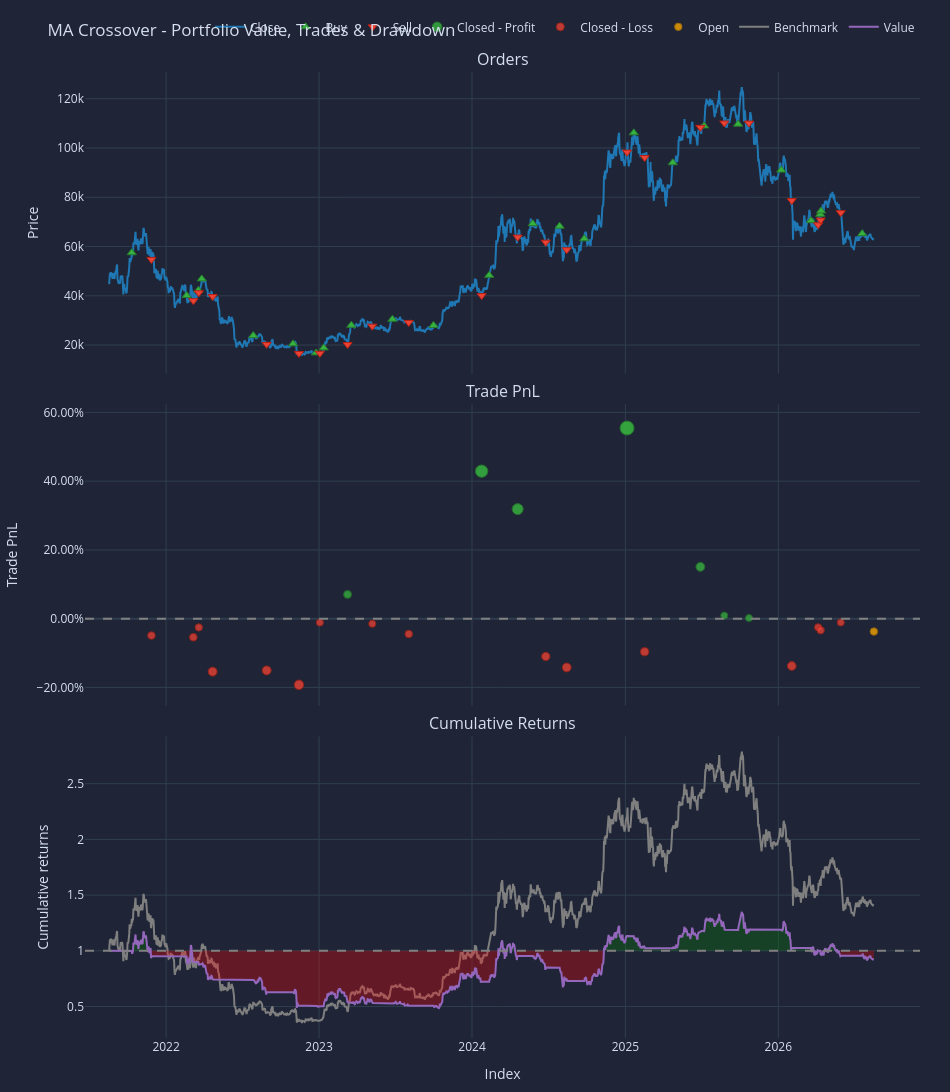

The notebook cell this image was saved under:
### Code cell
pf_ma.plot(title="MA Crossover - Portfolio Value, Trades & Drawdown").show()

### Figure 1 — Plotly figure (JSON) as saved in the notebook; plotly's stock layout.template omitted (floating-point values rounded to 4 significant figures; data arrays with more than 128 entries replaced by an {"elided": "..."} marker saying what was removed)
{"data": [{"legendgroup": "0", "line": {"color": "#1f77b4"}, "name": "Close", "showlegend": true, "type": "scatter", "x": {"elided": "1826 str values"}, "xaxis": "x", "y": {"elided": "1826 float values"}, "yaxis": "y"}, {"customdata": [[0.0, 0.1738, 9.99], [2.0, 0.2369, 9.5], [4.0, 0.2128, 8.986], [6.0, 0.1869, 8.757], [8.0, 0.3106, 7.409], [10.0, 0.307, 6.293], [12.0, 0.302, 5.083], [14.0, 0.2665, 5.025], [16.0, 0.1917, 5.379], [18.0, 0.1738, 5.298], [20.0, 0.1808, 5.062], [22.0, 0.1497, 7.232], [24.0, 0.1376, 9.534], [26.0, 0.1243, 8.487], [28.0, 0.1153, 7.283], [30.0, 0.1066, 11.32], [32.0, 0.1088, 10.23], [34.0, 0.108, 11.77], [36.0, 0.1083, 11.87], [38.0, 0.1307, 11.9], [40.0, 0.1455, 10.26], [42.0, 0.1369, 10.0], [44.0, 0.1298, 9.663], [46.0, 0.1465, 9.555]], "hovertemplate": "Order Id: %{customdata[0]}<br>Timestamp: %{x}<br>Price: %{y}<br>Size: %{customdata[1]:.6f}<br>Fees: %{customdata[2]:.6f}", "legendgroup": "1", "marker": {"color": "#37B13F", "line": {"color": "rgb(38,123,44)", "width": 1}, "size": 8, "symbol": "triangle-up"}, "mode": "markers", "name": "Buy", "type": "scatter", "x": ["2021-10-11T00:00:00.000000000", "2022-02-19T00:00:00.000000000", "2022-03-19T00:00:00.000000000", "2022-03-27T00:00:00.000000000", "2022-07-28T00:00:00.000000000", "2022-10-31T00:00:00.000000000", "2022-12-25T00:00:00.000000000", "2023-01-12T00:00:00.000000000", "2023-03-19T00:00:00.000000000", "2023-06-25T00:00:00.000000000", "2023-10-01T00:00:00.000000000", "2024-02-11T00:00:00.000000000", "2024-05-25T00:00:00.000000000", "2024-07-28T00:00:00.000000000", "2024-09-25T00:00:00.000000000", "2025-01-21T00:00:00.000000000", "2025-04-24T00:00:00.000000000", "2025-07-08T00:00:00.000000000", "2025-09-27T00:00:00.000000000", "2026-01-08T00:00:00.000000000", "2026-03-20T00:00:00.000000000", "2026-04-11T00:00:00.000000000", "2026-04-13T00:00:00.000000000", "2026-07-20T00:00:00.000000000"], "xaxis": "x", "y": [57490.0, 40110.0, 42240.0, 46860.0, 23850.0, 20500.0, 16830.0, 18850.0, 28050.0, 30480.0, 28000.0, 48310.0, 69280.0, 68260.0, 63150.0, 106100.0, 94010.0, 108900.0, 109700.0, 91030.0, 70500.0, 73070.0, 74450.0, 65210.0], "yaxis": "y"}, {"customdata": [[1.0, 0.1738, 9.519], [3.0, 0.2369, 9.004], [5.0, 0.2128, 8.775], [7.0, 0.1869, 7.424], [9.0, 0.3106, 6.306], [11.0, 0.307, 5.093], [13.0, 0.302, 5.035], [15.0, 0.2665, 5.389], [17.0, 0.1917, 5.309], [19.0, 0.1738, 5.072], [21.0, 0.1808, 7.246], [23.0, 0.1497, 9.553], [25.0, 0.1376, 8.504], [27.0, 0.1243, 7.297], [29.0, 0.1153, 11.34], [31.0, 0.1066, 10.25], [33.0, 0.1088, 11.79], [35.0, 0.108, 11.9], [37.0, 0.1083, 11.92], [39.0, 0.1307, 10.28], [41.0, 0.1455, 10.02], [43.0, 0.1369, 9.683], [45.0, 0.1298, 9.574]], "hovertemplate": "Order Id: %{customdata[0]}<br>Timestamp: %{x}<br>Price: %{y}<br>Size: %{customdata[1]:.6f}<br>Fees: %{customdata[2]:.6f}", "legendgroup": "2", "marker": {"color": "#EA4335", "line": {"color": "rgb(181,31,18)", "width": 1}, "size": 8, "symbol": "triangle-down"}, "mode": "markers", "name": "Sell", "type": "scatter", "x": ["2021-11-27T00:00:00.000000000", "2022-03-07T00:00:00.000000000", "2022-03-20T00:00:00.000000000", "2022-04-22T00:00:00.000000000", "2022-08-29T00:00:00.000000000", "2022-11-14T00:00:00.000000000", "2023-01-03T00:00:00.000000000", "2023-03-10T00:00:00.000000000", "2023-05-08T00:00:00.000000000", "2023-08-03T00:00:00.000000000", "2024-01-24T00:00:00.000000000", "2024-04-19T00:00:00.000000000", "2024-06-25T00:00:00.000000000", "2024-08-14T00:00:00.000000000", "2025-01-05T00:00:00.000000000", "2025-02-16T00:00:00.000000000", "2025-06-29T00:00:00.000000000", "2025-08-25T00:00:00.000000000", "2025-10-23T00:00:00.000000000", "2026-02-02T00:00:00.000000000", "2026-04-06T00:00:00.000000000", "2026-04-12T00:00:00.000000000", "2026-05-30T00:00:00.000000000"], "xaxis": "x", "y": [54770.0, 38020.0, 41240.0, 39730.0, 20300.0, 16590.0, 16670.0, 20220.0, 27690.0, 29180.0, 40070.0, 63820.0, 61790.0, 58700.0, 98330.0, 96130.0, 108400.0, 110100.0, 110100.0, 78670.0, 68860.0, 70750.0, 73760.0], "yaxis": "y"}, {"customdata": [[7.0, 7.0, 353.9, 0.07044], [10.0, 10.0, 2172.0, 0.429], [11.0, 11.0, 2304.0, 0.3187], [14.0, 14.0, 4039.0, 0.5546], [16.0, 16.0, 1542.0, 0.1507], [17.0, 17.0, 104.8, 0.008903], [18.0, 18.0, 22.97, 0.001935]], "hovertemplate": "Exit Trade Id: %{customdata[0]}<br>Position Id: %{customdata[1]}<br>Exit Timestamp: %{x}<br>PnL: %{customdata[2]:.6f}<br>Return: %{customdata[3]:.2%}", "legendgroup": "3", "marker": {"color": "#37B13F", "line": {"color": "rgb(38,123,44)", "width": 1}, "opacity": [0.7686, 0.8659, 0.836, 0.9, 0.7904, 0.7519, 0.75], "size": [7.868, 12.41, 11.01, 14.0, 8.885, 7.088, 7.0], "symbol": "circle"}, "mode": "markers", "name": "Closed - Profit", "type": "scatter", "x": ["2023-03-10T00:00:00.000000000", "2024-01-24T00:00:00.000000000", "2024-04-19T00:00:00.000000000", "2025-01-05T00:00:00.000000000", "2025-06-29T00:00:00.000000000", "2025-08-25T00:00:00.000000000", "2025-10-23T00:00:00.000000000"], "xaxis": "x2", "y": [0.07044, 0.429, 0.3187, 0.5546, 0.1507, 0.008903, 0.001935], "yaxis": "y2"}, {"customdata": [[0.0, 0.0, -490.6, -0.0491], [1.0, 1.0, -514.1, -0.05412], [2.0, 2.0, -229.1, -0.02549], [3.0, 3.0, -1350.0, -0.1542], [4.0, 4.0, -1117.0, -0.1507], [5.0, 5.0, -1211.0, -0.1925], [6.0, 6.0, -57.84, -0.01138], [8.0, 8.0, -80.48, -0.01496], [9.0, 9.0, -236.5, -0.04465], [12.0, 12.0, -1048.0, -0.11], [13.0, 13.0, -1205.0, -0.142], [15.0, 15.0, -1090.0, -0.09627], [19.0, 19.0, -1638.0, -0.1377], [20.0, 20.0, -259.7, -0.02531], [21.0, 21.0, -337.9, -0.03379], [22.0, 22.0, -108.1, -0.01119]], "hovertemplate": "Exit Trade Id: %{customdata[0]}<br>Position Id: %{customdata[1]}<br>Exit Timestamp: %{x}<br>PnL: %{customdata[2]:.6f}<br>Return: %{customdata[3]:.2%}", "legendgroup": "4", "marker": {"color": "#EA4335", "line": {"color": "rgb(181,31,18)", "width": 1}, "opacity": [0.7628, 0.7642, 0.7564, 0.7913, 0.7904, 0.8017, 0.7526, 0.7535, 0.7616, 0.7793, 0.788, 0.7756, 0.7869, 0.7563, 0.7586, 0.7525], "size": [7.597, 7.661, 7.298, 8.928, 8.885, 9.414, 7.12, 7.165, 7.541, 8.368, 8.774, 8.195, 8.72, 7.296, 7.403, 7.117], "symbol": "circle"}, "mode": "markers", "name": "Closed - Loss", "type": "scatter", "x": ["2021-11-27T00:00:00.000000000", "2022-03-07T00:00:00.000000000", "2022-03-20T00:00:00.000000000", "2022-04-22T00:00:00.000000000", "2022-08-29T00:00:00.000000000", "2022-11-14T00:00:00.000000000", "2023-01-03T00:00:00.000000000", "2023-05-08T00:00:00.000000000", "2023-08-03T00:00:00.000000000", "2024-06-25T00:00:00.000000000", "2024-08-14T00:00:00.000000000", "2025-02-16T00:00:00.000000000", "2026-02-02T00:00:00.000000000", "2026-04-06T00:00:00.000000000", "2026-04-12T00:00:00.000000000", "2026-05-30T00:00:00.000000000"], "xaxis": "x2", "y": [-0.0491, -0.05412, -0.02549, -0.1542, -0.1507, -0.1925, -0.01138, -0.01496, -0.04465, -0.11, -0.142, -0.09627, -0.1377, -0.02531, -0.03379, -0.01119], "yaxis": "y2"}, {"customdata": [[23.0, 23.0, -359.1, -0.03758]], "hovertemplate": "Exit Trade Id: %{customdata[0]}<br>Position Id: %{customdata[1]}<br>Exit Timestamp: %{x}<br>PnL: %{customdata[2]:.6f}<br>Return: %{customdata[3]:.2%}", "legendgroup": "5", "marker": {"color": "#FFAA00", "line": {"color": "rgb(178,118,0)", "width": 1}, "opacity": [0.7597], "size": [7.452], "symbol": "circle"}, "mode": "markers", "name": "Open", "type": "scatter", "x": ["2026-08-17T00:00:00.000000000"], "xaxis": "x2", "y": [-0.03758], "yaxis": "y2"}, {"legendgroup": "6", "line": {"color": "#7f7f7f"}, "name": "Benchmark", "showlegend": true, "type": "scatter", "x": {"elided": "1826 str values"}, "xaxis": "x3", "y": {"elided": "1826 float values"}, "yaxis": "y3"}, {"hoverinfo": "skip", "legendgroup": "7", "line": {"color": "rgba(0, 0, 0, 0)", "width": 0}, "opacity": 0, "showlegend": false, "type": "scatter", "x": {"elided": "1826 str values"}, "xaxis": "x3", "y": {"elided": "1826 int values"}, "yaxis": "y3"}, {"connectgaps": false, "fill": "tonexty", "fillcolor": "rgba(0, 128, 0, 0.3)", "hoverinfo": "skip", "legendgroup": "7", "line": {"color": "rgba(0, 0, 0, 0)", "width": 0}, "opacity": 0, "showlegend": false, "type": "scatter", "x": {"elided": "1826 str values"}, "xaxis": "x3", "y": {"elided": "1826 float values"}, "yaxis": "y3"}, {"hoverinfo": "skip", "legendgroup": "7", "line": {"color": "rgba(0, 0, 0, 0)", "width": 0}, "opacity": 0, "showlegend": false, "type": "scatter", "x": {"elided": "1826 str values"}, "xaxis": "x3", "y": {"elided": "1826 int values"}, "yaxis": "y3"}, {"connectgaps": false, "fill": "tonexty", "fillcolor": "rgba(255, 0, 0, 0.3)", "hoverinfo": "skip", "legendgroup": "7", "line": {"color": "rgba(0, 0, 0, 0)", "width": 0}, "opacity": 0, "showlegend": false, "type": "scatter", "x": {"elided": "1826 str values"}, "xaxis": "x3", "y": {"elided": "1826 float values"}, "yaxis": "y3"}, {"legendgroup": "8", "line": {"color": "#9467bd"}, "name": "Value", "showlegend": true, "type": "scatter", "x": {"elided": "1826 str values"}, "xaxis": "x3", "y": {"elided": "1826 float values"}, "yaxis": "y3"}, {"hoverinfo": "skip", "legendgroup": "7", "line": {"color": "rgba(0, 0, 0, 0)", "width": 0}, "opacity": 0.0, "showlegend": false, "type": "scatter", "x": {"elided": "1826 str values"}, "xaxis": "x3", "y": {"elided": "1826 int values"}, "yaxis": "y3"}], "layout": {"annotations": [{"font": {"size": 16}, "showarrow": false, "text": "Orders", "x": 0.5, "xanchor": "center", "xref": "paper", "y": 1.0, "yanchor": "bottom", "yref": "paper"}, {"font": {"size": 16}, "showarrow": false, "text": "Trade PnL", "x": 0.5, "xanchor": "center", "xref": "paper", "y": 0.6561, "yanchor": "bottom", "yref": "paper"}, {"font": {"size": 16}, "showarrow": false, "text": "Cumulative Returns", "x": 0.5, "xanchor": "center", "xref": "paper", "y": 0.3122, "yanchor": "bottom", "yref": "paper"}], "height": 1260, "legend": {"orientation": "h", "traceorder": "normal", "x": 1, "xanchor": "right", "y": 1.032, "yanchor": "bottom"}, "margin": {"b": 30, "l": 30, "r": 30, "t": 30}, "shapes": [{"line": {"color": "gray", "dash": "dash"}, "type": "line", "x0": 0.0, "x1": 1.0, "xref": "paper", "y0": 0, "y1": 0, "yref": "y2"}, {"line": {"color": "gray", "dash": "dash"}, "type": "line", "x0": 0.0, "x1": 1.0, "xref": "paper", "y0": 1, "y1": 1, "yref": "y3"}], "showlegend": true, "title": {"text": "MA Crossover - Portfolio Value, Trades & Drawdown"}, "width": 950, "xaxis": {"anchor": "y", "domain": [0.0, 1.0], "matches": "x3", "showticklabels": false}, "xaxis2": {"anchor": "y2", "domain": [0.0, 1.0], "matches": "x3", "showticklabels": false}, "xaxis3": {"anchor": "y3", "domain": [0.0, 1.0], "title": {"text": "Index"}}, "yaxis": {"anchor": "x", "domain": [0.6878, 1.0], "title": {"text": "Price"}}, "yaxis2": {"anchor": "x2", "domain": [0.3439, 0.6561], "tickformat": ".2%", "title": {"text": "Trade PnL"}}, "yaxis3": {"anchor": "x3", "domain": [0.0, 0.3122], "title": {"text": "Cumulative returns"}}}}
